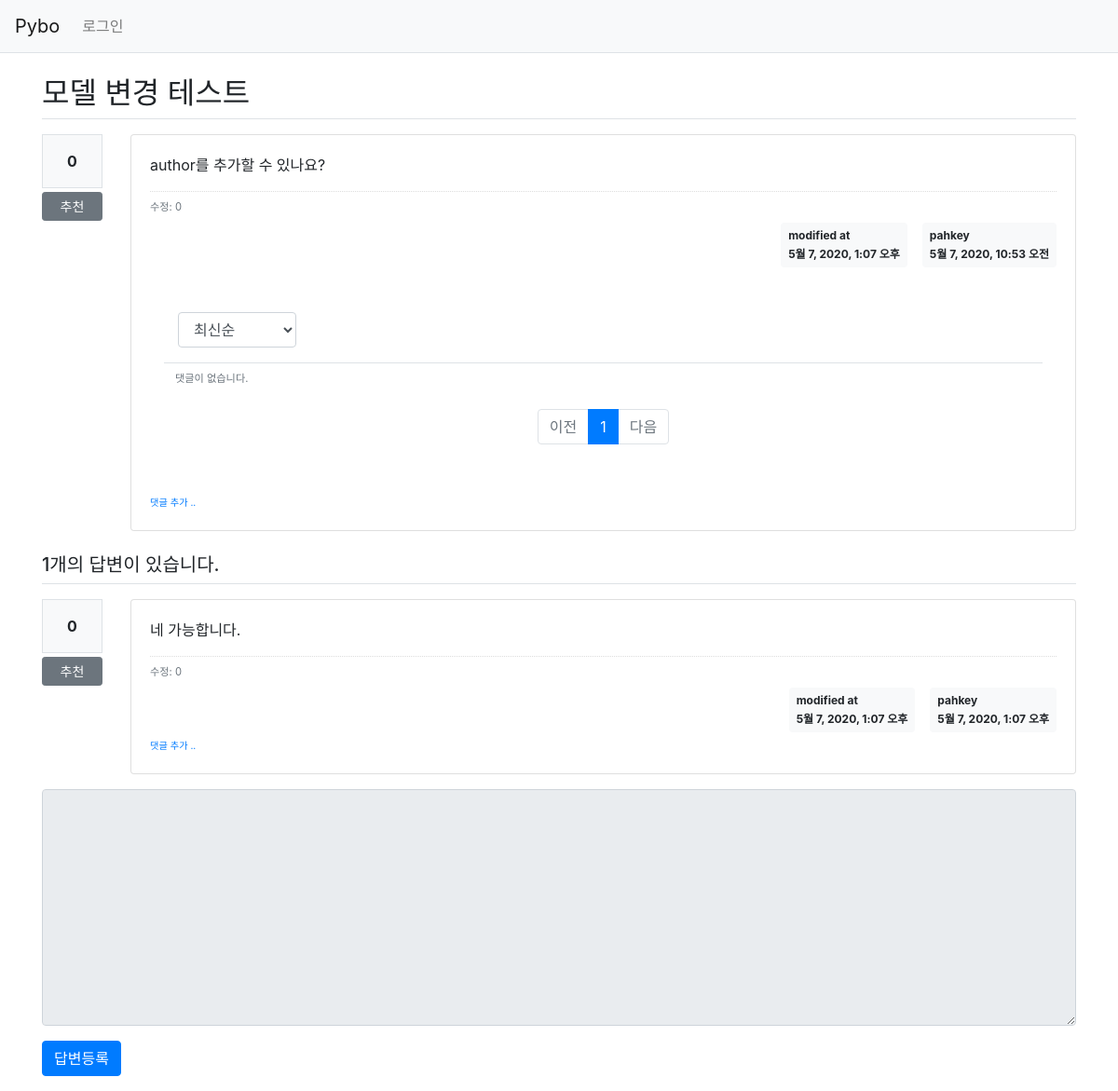
The app's page /pybo/14/ with its own data.
### pybo/models.py (models this page shows, shortened)
class Question(models.Model):
    author = models.ForeignKey(User, on_delete=models.CASCADE, related_name='author_question')
    subject = models.CharField(max_length=200)
    content = models.TextField()
    create_date = models.DateTimeField()
    modify_date = models.DateTimeField(null=True, blank=True)
    voter = models.ManyToManyField(User, related_name='voter_question')
    modify_count = models.IntegerField(default=0)

class Answer(models.Model):
    author = models.ForeignKey(User, on_delete=models.CASCADE, related_name='author_answer')
    question = models.ForeignKey(Question, on_delete=models.CASCADE)
    content = models.TextField()
    create_date = models.DateTimeField()
    modify_date = models.DateTimeField(null=True, blank=True)
    voter = models.ManyToManyField(User, related_name='voter_answer')
    modify_count = models.IntegerField(default=0)

### pybo/views/base_views.py (the view)
# urls.py: path('<int:question_id>/', base_views.detail, name='detail'),
def detail(request, question_id):
    question = get_object_or_404(Question, pk=question_id)
    so = request.GET.get('so', 'recent')  # 정렬기준
    if so == 'voter':
        comment_list = question.comment_set.all().annotate(num_voter=Count('voter')).order_by('-num_voter', '-create_date')
    else:  # recent
        comment_list = question.comment_set.all().order_by('-create_date')
    page = request.GET.get('page', '1')
    paginator = Paginator(comment_list, 5)
    page_obj = paginator.get_page(page)
    context = {'question': question, 'comment_list': page_obj, 'page': page, 'so': so}
    return render(request, 'pybo/question_detail.html', context)

### pybo/templatetags/pybo_filter.py (called while the page is built)
@register.filter()
def mark(value):
    extensions = ["nl2br", "fenced_code"]
    return mark_safe(markdown.markdown(value, extensions=extensions))

### templates/pybo/question_detail.html (shortened to what this page needs)
{% extends 'base.html' %}
{% load pybo_filter %}
{% block content %}
<div class="container my-3">
    <h2 class="border-bottom py-2">{{ question.subject }}</h2>
    <div class="row my-3">
        <div class="col-1">
            <div class="bg-light text-center p-3 border font-weight-bolder mb-1">{{question.voter.count}}</div>
            <a href="#" data-uri="{% url 'pybo:vote_question' question.id  %}"
               class="recommend btn btn-sm btn-secondary btn-block my-1">추천</a>
        </div>
        <div class="col-11">
            <div class="card">
                <div class="card-body">
                    <div class="card-text">{{ question.content|mark }}</div>
                    <div class="comment py-2 text-muted">
                        <span style="white-space: pre-line;">수정: {{ question.modify_count }}</span>
                    </div>
                    <div class="d-flex justify-content-end">
                        {% if question.modify_date %}
                        <div class="badge badge-light p-2 text-left mx-3">
                            <div class="mb-2">modified at</div>
                            <div>{{ question.modify_date }}</div>
                        </div>
                        {% endif %}
                        <div class="badge badge-light p-2 text-left">
                            <div class="mb-2">{{ question.author.username }}</div>
                            <div>{{ question.create_date }}</div>
                        </div>
                    </div>
                    <div class="container my-3 py-3">
                        <div class="col-2 my-3">
                            <select class="form-control so">
                                <option value="recent" {% if so == 'recent' %}selected{% endif %}>최신순</option>
                            </select>
                        </div>
                        <table class="table">
                            <tbody>
                            {% if comment_list %}
                            {% for comment in comment_list %}
                            <a name="comment_{{ comment.id }}"></a>
                            <tr class="text-center">
                                <td>
                                    {{ comment_list.paginator.count|sub:comment_list.start_index|sub:forloop.counter0|add:1 }}
                                </td>
                                <td class="text-left">
                                    <div class="comment py-2 text-muted">
                                        <span style="white-space: pre-line;">{{ comment.content }}</span>
                                        <span>
                                            - {{ comment.author }}, {{ comment.create_date }}
                                            {% if comment.modify_date %}
                                            (수정:{{ comment.modify_date }})
                                            {% endif %}
                                        </span>
                                        <span>수정 : {{ comment.modify_count }}</span>
                                        {% if request.user == comment.author %}
                                        <a href="{% url 'pybo:comment_modify_question' comment.id  %}" class="small">수정</a>,
                                        <a href="#" class="small delete"
                                           data-uri="{% url 'pybo:comment_delete_question' comment.id  %}">삭제</a>
                                        {% endif %}
                                    </div>
                                </td>
                                <td>
                                    <div class="d-inline-block mx-2">
                                        <a href="javascript:void(0)" data-uri="{% url 'pybo:vote_comment' comment.id  %}"
                                           class="recommend btn btn-sm btn-outline-secondary"> 추천
                                            <span class="badge rounded-pill">{{comment.voter.count}}</span>
                                        </a>
                                    </div>
                                </td>
                            </tr>
                            {% endfor %}
                            {% else %}
                            <tr>
                                <td colspan="3" class="comment py-2 text-muted">댓글이 없습니다.</td>
                            </tr>
                            {% endif %}
                            </tbody>
                        </table>
                        <ul class="pagination justify-content-center">
                            {% if comment_list.has_previous %}
                            <li class="page-item">
                                <a class="page-link" href="?page={{ comment_list.previous_page_number }}">이전</a>
                            </li>
                            {% else %}
                            <li class="page-item disabled">
                                <a class="page-link" tabindex="-1" aria-disabled="true" href="#">이전</a>
                            </li>
                            {% endif %}
                            {% for page_number in comment_list.paginator.page_range %}
                            {% if page_number >= comment_list.number|add:-5 and page_number <= comment_list.number|add:5 %}
                                {% if page_number == comment_list.number %}
                                <li class="page-item active" aria-current="page">
                                    <a class="page-link" href="?page={{ page_number }}">{{ page_number }}</a>
                                </li>
                                {% else %}
                                <li class="page-item">
                                    <a class="page-link" href="?page={{ page_number }}">{{ page_number }}</a>
                                </li>
                                {% endif %}
                            {% endif %}
                            {% endfor %}
                            {% if comment_list.has_next %}
                            <li class="page-item">
                                <a class="page-link" href="?page={{ comment_list.next_page_number }}">다음</a>
                            </li>
                            {% else %}
                            <li class="page-item disabled">
                                <a class="page-link" tabindex="-1" aria-disabled="true" href="#">다음</a>
                            </li>
                            {% endif %}
                        </ul>
                    </div>
                    <div>
                        <a href="{% url 'pybo:comment_create_question' question.id  %}"
                           class="small"><small>댓글 추가 ..</small></a>
                    </div>
                </div>
            </div>
        </div>
    </div>
    <h5 class="border-bottom my-3 py-2">{{question.answer_set.count}}개의 답변이 있습니다.</h5>
    {% for answer in question.answer_set.all %}
    <div class="row my-3">
        <div class="col-1">
            <div class="bg-light text-center p-3 border font-weight-bolder mb-1">{{answer.voter.count}}</div>
            <a href="#" data-uri="{% url 'pybo:vote_answer' answer.id  %}"
                class="recommend btn btn-sm btn-secondary btn-block my-1">추천</a>
        </div>
        <div class="col-11">
            <div class="card">
                <div class="card-body">
                    <div class="card-text">{{ answer.content|mark }}</div>
                    <div class="comment py-2 text-muted">
                        <span style="white-space: pre-line;">수정: {{ answer.modify_count }}</span>
                    </div>
                    <div class="d-flex justify-content-end">
                        {% if answer.modify_date %}
                        <div class="badge badge-light p-2 text-left mx-3">
                            <div class="mb-2">modified at</div>
                            <div>{{ answer.modify_date }}</div>
                        </div>
                        {% endif %}
                        <div class="badge badge-light p-2 text-left">
                            <div class="mb-2">{{ answer.author.username }}</div>
                            <div>{{ answer.create_date }}</div>
                        </div>
                    </div>
                    <div>
                        <a href="{% url 'pybo:comment_create_answer' answer.id  %}"
                           class="small"><small>댓글 추가 ..</small></a>
                    </div>
                </div>
            </div>
        </div>
    </div>
    {% endfor %}
    <form action="{% url 'pybo:answer_create' question.id %}" method="post" class="my-3">
        <div class="form-group">
            <textarea {% if not user.is_authenticated %}disabled{% endif %}
              name="content" id="content" class="form-control" rows="10"></textarea>
        </div>
        <input type="submit" value="답변등록" class="btn btn-primary">
    </form>
</div>
{% endblock %}

### static/style.css (style rules this page uses)
.comment { border-top:dotted 1px #ddd; font-size:0.7em; }

### records on screen
Question: subject "모델 변경 테스트", voter.count "0", content|mark "author를 추가할 수 있나요?", modify_count "0", modify_date "5월 7, 2020, 1:07 오후", author.username "pahkey", create_date "5월 7, 2020, 10:53 오전", answer_set.count "1"
Answer: voter.count "0", content|mark "네 가능합니다.", modify_count "0", modify_date "5월 7, 2020, 1:07 오후", author.username "pahkey", create_date "5월 7, 2020, 1:07 오후"

### other values on screen
{{ page_number }} "1"
